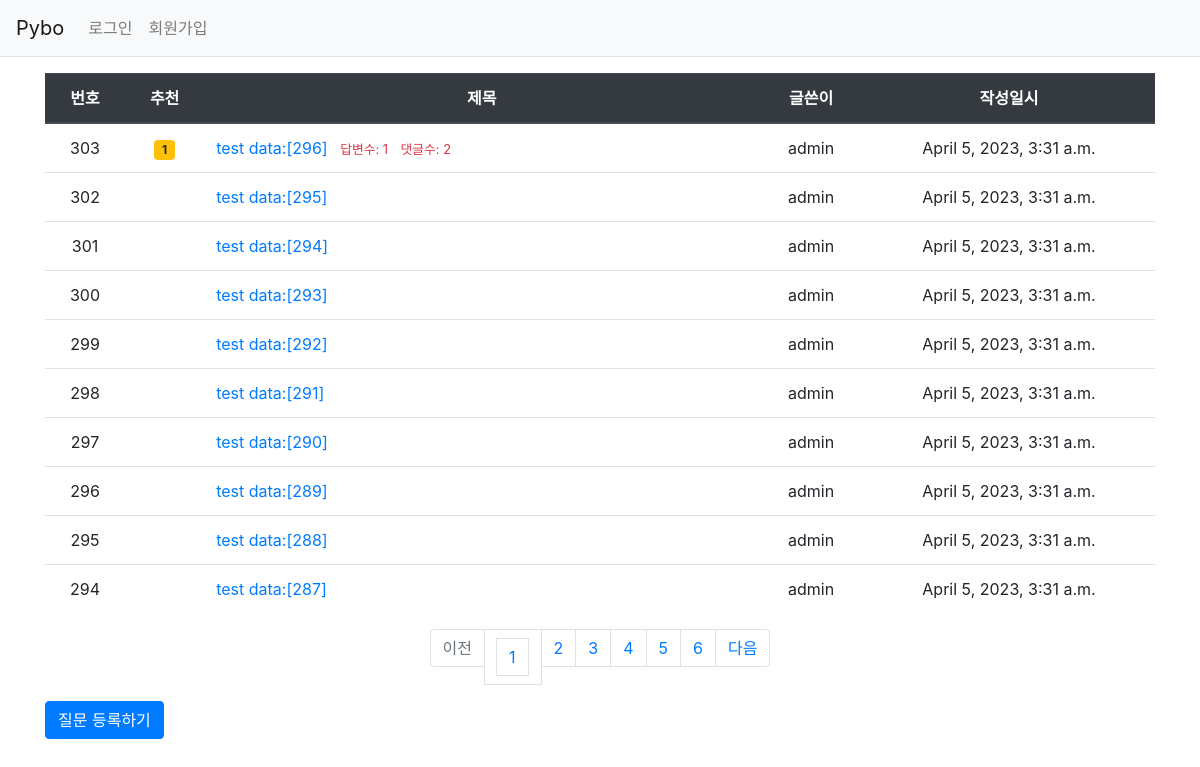
Screenshot of /pybo/ with the database file from the repository.
### pybo/models.py (models this page shows, shortened)
class Question(models.Model):
    author = models.ForeignKey(User, on_delete=models.CASCADE, related_name='author_question')
    subject = models.CharField(max_length=200)
    content = models.TextField()
    create_date = models.DateTimeField()
    modify_date = models.DateTimeField(null=True, blank=True)
    voter = models.ManyToManyField(User, related_name='voter_question') #추천인 추가

### pybo/views/base_views.py (the view)
# urls.py: path('', base_views.index, name='index'), # '/' 에 해당되는 path
def index(request):
    page = request.GET.get("page", "1") # page
    question_list = Question.objects.order_by('-create_date')
    paginator = Paginator(question_list, 10)
    page_obj = paginator.get_page(page)
    context = {'question_list' : page_obj}
    return render(request, 'pybo/question_list.html', context)

### pybo/templatetags/pybo_filter.py (called while the page is built)
@register.filter
def sub(value, arg):
    return value - arg

### templates/pybo/question_list.html
{% extends 'base.html' %}
{% load pybo_filter %}
{% block content %}
<div class="container my-3">
    <table class="table">
        <thead>
        <tr class="text-center thead-dark">
            <th>번호</th>
            <th>추천</th>
            <th style="width: 50%">제목</th>
            <th>글쓴이</th>
            <th>작성일시</th>
        </tr>
        </thead>
        <tbody>
            {% if question_list %}
                {% for question in question_list %}
                    <tr class="text-center">
                    <td>{{ question_list.paginator.count|sub:question_list.start_index|sub:forloop.counter0|add:1 }}</td>
                    <td>
                        {% if question.voter.all.count > 0 %}
                            <span class="badge badge-warning px-2 py-1">
                            {{ question.voter.all.count }}
                            </span>
                        {% endif %}
                    </td>
                        <td class="text-left">
                        <a href="{% url 'pybo:detail' question.id %}">
                            {{question.subject}}
                            {% if question.answer_set.count > 0 %}
                            <span class="text-danger small ml-2">답변수: {{ question.answer_set.count }}</span>
                            {% endif %}
                            {% if question.comment_set.count > 0 %}
                            <span class="text-danger small ml-2">댓글수: {{ question.comment_set.count }}</span>
                            {% endif %}
                        </a>
                    </td>
                    <td>{{ question.author.username }}</td>
                    <td>
                        {{ question.create_date }}
                    </td>
                    </tr>
                    {% endfor %}
                    {% else %}
                    <tr>
                        <td colspan="3">질문이 없습니다.</td>
                    </tr>
            {% endif %}
        </tbody>
    </table>
    <ul class="pagination justify-content-center">
        {% if question_list.has_previous %}
        <li class="page-item">
            <a class="page-link" href="?page={{ question_list.previous_page_number }}">이전</a>
        </li>
        {% else %}
        <li class="page-item disabled">
            <a class="page-link" tabindex="-1" aria-disabled="true" href="#">이전</a>
        </li>
        {% endif %}
        {% for page_number in question_list.paginator.page_range %}
            {% if page_number >= question_list.number|add:-5 and page_number <= question_list.number|add:5 %}
        {% if page_number == question_list.number %}
        <li class="page-link" aria-current="page">
            <a class="page-link" href="?page={{ page_number }}">{{ page_number }}</a>
        </li>
        {% else %}
        <li class="page-item">
            <a class="page-link" href="?page={{ page_number }}">{{ page_number }}</a>
        </li>
        {% endif %}
            {% endif %}
        {% endfor %}
        {% if question_list.has_next %}
        <li class="page-item">
            <a class="page-link" href="?page={{ question_list.next_page_number }}">다음</a>
        </li>
        {% else %}
        <li class="page-item disabled">
            <a class="page-link" tabindex="-1" aria-disabled="true" href="#">다음</a>
        </li>
        {% endif %}
    </ul>
    <a href="{% url 'pybo:question_create' %}" class="btn btn-primary">
        질문 등록하기
    </a>
</div>
{% endblock %}

### rows the page displays
Question: paginator.count|sub "303", voter.all.count "1", subject "test data:[296]", answer_set.count "1", comment_set.count "2", author.username "admin", create_date "April 5, 2023, 3:31 a.m."
Question: paginator.count|sub "302", subject "test data:[295]", author.username "admin", create_date "April 5, 2023, 3:31 a.m."
Question: paginator.count|sub "301", subject "test data:[294]", author.username "admin", create_date "April 5, 2023, 3:31 a.m."
Question: paginator.count|sub "300", subject "test data:[293]", author.username "admin", create_date "April 5, 2023, 3:31 a.m."
Question: paginator.count|sub "299", subject "test data:[292]", author.username "admin", create_date "April 5, 2023, 3:31 a.m."
Question: paginator.count|sub "298", subject "test data:[291]", author.username "admin", create_date "April 5, 2023, 3:31 a.m."
Question: paginator.count|sub "297", subject "test data:[290]", author.username "admin", create_date "April 5, 2023, 3:31 a.m."
Question: paginator.count|sub "296", subject "test data:[289]", author.username "admin", create_date "April 5, 2023, 3:31 a.m."
Question: paginator.count|sub "295", subject "test data:[288]", author.username "admin", create_date "April 5, 2023, 3:31 a.m."
Question: paginator.count|sub "294", subject "test data:[287]", author.username "admin", create_date "April 5, 2023, 3:31 a.m."

### other values shown
{{ page_number }} "1"
{{ page_number }} "2" "3" "4" "5" "6"
